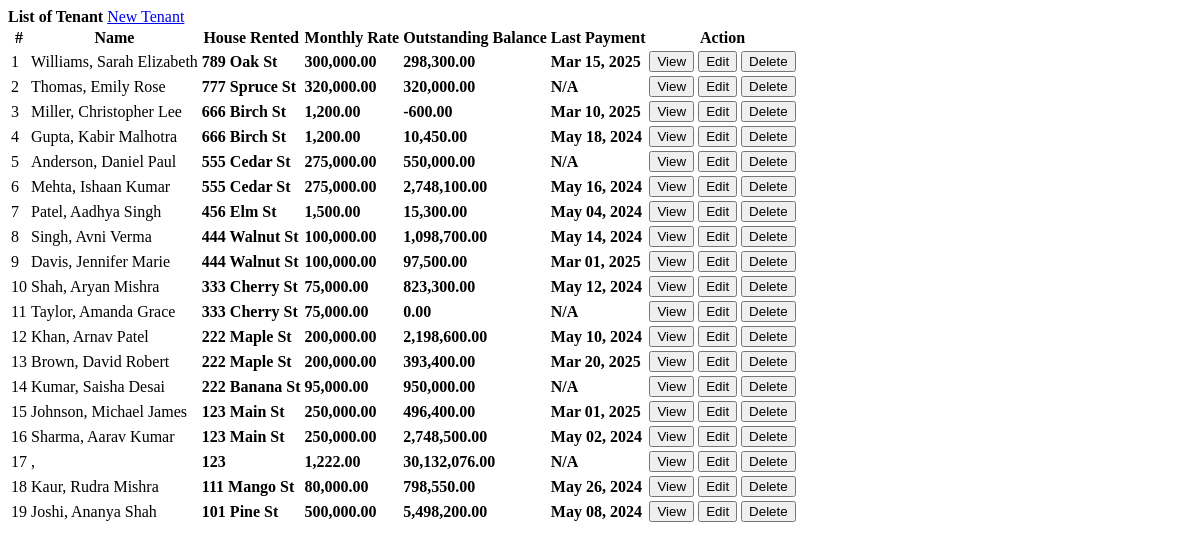
Page /tenants.php on the earlier database version.
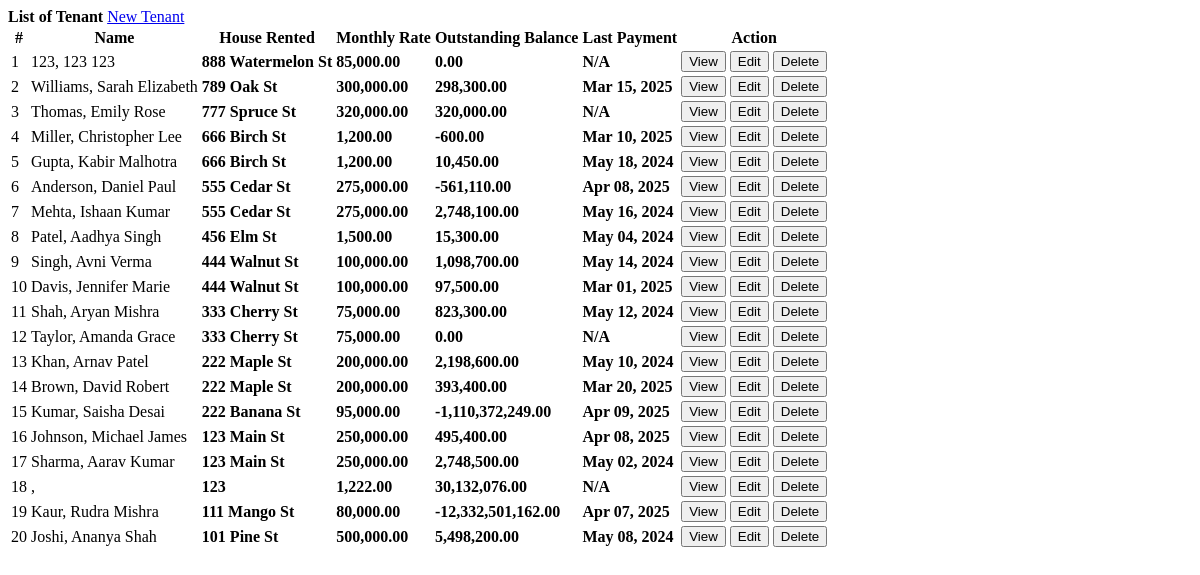
Same page on the later database version.
### tables this page shows
CREATE TABLE `tenants` (
  `id` int(30) NOT NULL,
  `firstname` varchar(100) NOT NULL,
  `middlename` varchar(100) NOT NULL,
  `lastname` varchar(100) NOT NULL,
  `email` varchar(100) NOT NULL,
  `contact` varchar(50) NOT NULL,
  `house_id` int(30) NOT NULL,
  `status` tinyint(1) NOT NULL DEFAULT 1 COMMENT '1 = active, 0= inactive',
  `date_in` date NOT NULL
);

CREATE TABLE `houses` (
  `id` int(30) NOT NULL,
  `house_no` varchar(50) NOT NULL,
  `category_id` int(30) NOT NULL,
  `description` text NOT NULL,
  `price` double NOT NULL
);

CREATE TABLE `payments` (
  `id` int(30) NOT NULL,
  `tenant_id` int(30) NOT NULL,
  `amount` float NOT NULL,
  `invoice` varchar(50) NOT NULL,
  `date_created` datetime NOT NULL DEFAULT current_timestamp(),
  `apartment_id` int(11) NOT NULL,
  `created_by` int(11) NOT NULL,
  `created_at` timestamp NOT NULL DEFAULT current_timestamp(),
  `verified_by` int(11) DEFAULT NULL,
  `verified_at` timestamp NOT NULL DEFAULT current_timestamp() ON UPDATE current_timestamp(),
  `status` enum('pending','verified') DEFAULT 'pending',
  `payment_method` enum('credit_card','bank_transfer','cash','mobile_money') DEFAULT 'cash',
  `payment_details` text DEFAULT NULL,
  `from_date` timestamp NULL DEFAULT NULL,
  `to_date` timestamp NULL DEFAULT NULL,
  `payment_date` datetime DEFAULT NULL
);

### tenants.php (the view, shortened to what this page needs)
<?php include('db_connect.php'); ?>
<div class="container-fluid">
	<div class="col-lg-12">
		<div class="row">
			<div class="col-md-12">
				<div class="card">
					<div class="card-header">
						<b>List of Tenant</b>
						<span class="float:right"><a class="btn btn-primary btn-block btn-sm col-sm-2 float-right" href="javascript:void(0)" id="new_tenant">
								<i class="fa fa-plus"></i> New Tenant
							</a>
						</span>
					</div>
					<div class="card-body">
						<table class="table table-condensed table-bordered table-hover">
							<thead>
								<tr>
									<th class="text-center">#</th>
									<th class="">Name</th>
									<th class="">House Rented</th>
									<th class="">Monthly Rate</th>
									<th class="">Outstanding Balance</th>
									<th class="">Last Payment</th>
									<th class="text-center">Action</th>
								</tr>
							</thead>
							<tbody>
								<?php
								$i = 1;
								$tenant = $conn->query("SELECT t.*,concat(t.lastname,', ',t.firstname,' ',t.middlename) as name,h.house_no,h.price FROM tenants t inner join houses h on h.id = t.house_id where t.status = 1 order by h.house_no desc ");
								while ($row = $tenant->fetch_assoc()):
									$months = abs(strtotime(date('Y-m-d') . " 23:59:59") - strtotime($row['date_in'] . " 23:59:59"));
									$months = floor(($months) / (30 * 60 * 60 * 24));
									$payable = $row['price'] * $months;
									$paid = $conn->query("SELECT SUM(amount) as paid FROM payments where tenant_id =" . $row['id']);
									$last_payment = $conn->query("SELECT * FROM payments where tenant_id =" . $row['id'] . " order by unix_timestamp(date_created) desc limit 1");
									$paid = $paid->num_rows > 0 ? $paid->fetch_array()['paid'] : 0;
									$last_payment = $last_payment->num_rows > 0 ? date("M d, Y", strtotime($last_payment->fetch_array()['date_created'])) : 'N/A';
									$outstanding = $payable - $paid;
								?>
									<tr>
										<td class="text-center"><?php echo $i++ ?></td>
										<td>
											<?php echo ucwords($row['name']) ?>
										</td>
										<td class="">
											<p> <b><?php echo $row['house_no'] ?></b></p>
										</td>
										<td class="">
											<p> <b><?php echo number_format($row['price'], 2) ?></b></p>
										</td>
										<td class="text-right">
											<p> <b><?php echo number_format($outstanding, 2) ?></b></p>
										</td>
										<td class="">
											<p><b><?php echo  $last_payment ?></b></p>
										</td>
										<td class="text-center">
											<button class="btn btn-sm btn-primary view_payment" type="button" data-id="<?php echo $row['id'] ?>">View</button>
											<button class="btn btn-sm btn-primary edit_tenant" type="button" data-id="<?php echo $row['id'] ?>">Edit</button>
											<button class="btn btn-sm btn-danger delete_tenant" type="button" data-id="<?php echo $row['id'] ?>">Delete</button>
										</td>
									</tr>
								<?php endwhile; ?>
							</tbody>
						</table>
					</div>
				</div>
			</div>
		</div>
	</div>
</div>

Differences in the rows shown:
added tenants: name "123, 123 123", house.house_no "888 Watermelon St", house.price "85,000.00", outstanding "0.00", last_payment "N/A"
computed for tenants (number 6 of 20 on the later page): outstanding "550,000.00" → "-561,110.00"; payments.date_created "N/A" → "Apr 08, 2025"
computed for tenants "222 Banana St": outstanding "950,000.00" → "-1,110,372,249.00"; payments.date_created "N/A" → "Apr 09, 2025"
computed for tenants (number 16 of 20 on the later page): outstanding "496,400.00" → "495,400.00"; payments.date_created "Mar 01, 2025" → "Apr 08, 2025"
computed for tenants "111 Mango St": outstanding "798,550.00" → "-12,332,501,162.00"; payments.date_created "May 26, 2024" → "Apr 07, 2025"
